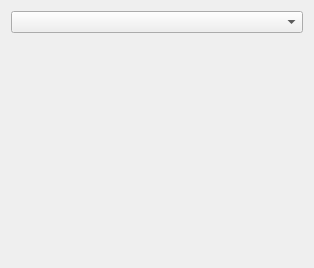
<?xml version="1.0" encoding="UTF-8"?>
<ui version="4.0">
 <class>emoticonsSelector</class>
 <widget class="QWidget" name="emoticonsSelector">
  <property name="geometry">
   <rect>
    <x>0</x>
    <y>0</y>
    <width>314</width>
    <height>268</height>
   </rect>
  </property>
  <property name="windowTitle">
   <string>Form</string>
  </property>
  <layout class="QGridLayout" name="gridLayout">
   <item row="0" column="0" colspan="2">
    <widget class="QComboBox" name="themeSelector"/>
   </item>
   <item row="1" column="0" colspan="2">
    <layout class="QGridLayout" name="emoticonsLayout"/>
   </item>
   <item row="2" column="0" colspan="2">
    <spacer name="verticalSpacer">
     <property name="orientation">
      <enum>Qt::Vertical</enum>
     </property>
     <property name="sizeHint" stdset="0">
      <size>
       <width>20</width>
       <height>40</height>
      </size>
     </property>
    </spacer>
   </item>
  </layout>
 </widget>
 <resources/>
 <connections/>
</ui>
